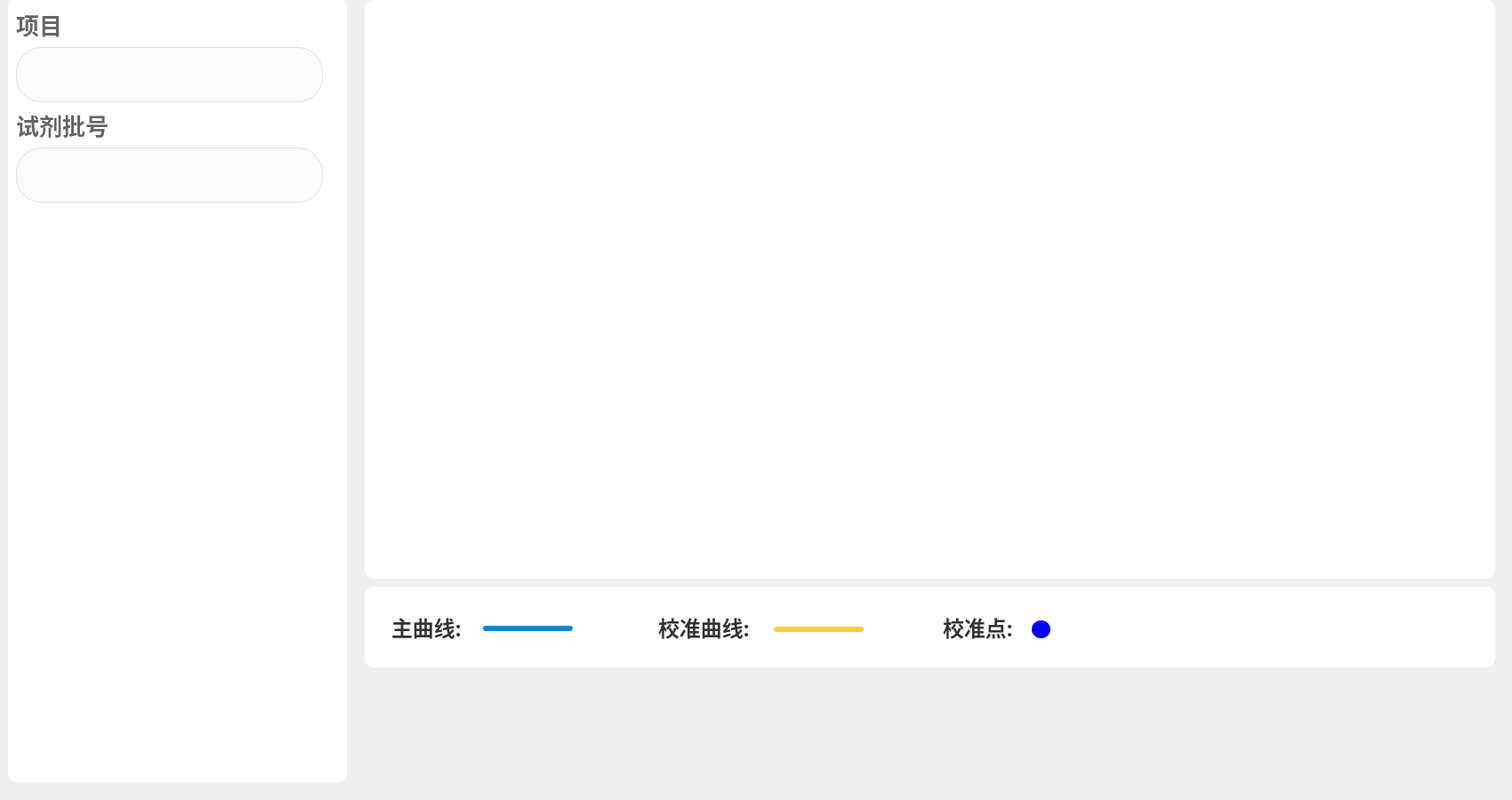
<?xml version="1.0" encoding="UTF-8"?>
<ui version="4.0">
 <class>CalibrationCurveMain</class>
 <widget class="QWidget" name="CalibrationCurveMain">
  <property name="geometry">
   <rect>
    <x>0</x>
    <y>0</y>
    <width>1700</width>
    <height>900</height>
   </rect>
  </property>
  <property name="sizePolicy">
   <sizepolicy hsizetype="Fixed" vsizetype="Fixed">
    <horstretch>0</horstretch>
    <verstretch>0</verstretch>
   </sizepolicy>
  </property>
  <property name="minimumSize">
   <size>
    <width>1700</width>
    <height>900</height>
   </size>
  </property>
  <property name="maximumSize">
   <size>
    <width>1700</width>
    <height>900</height>
   </size>
  </property>
  <property name="windowTitle">
   <string>Form</string>
  </property>
  <widget class="QWidget" name="widget" native="true">
   <property name="geometry">
    <rect>
     <x>9</x>
     <y>-1</y>
     <width>381</width>
     <height>881</height>
    </rect>
   </property>
   <property name="styleSheet">
    <string notr="true">background: #FFFFFF;
border-radius: 10px;</string>
   </property>
   <layout class="QVBoxLayout" name="verticalLayout">
    <item>
     <widget class="QWidget" name="widget_up" native="true">
      <property name="styleSheet">
       <string notr="true">background-color: rgb(229, 255, 247);

background: #FFFFFF;
border-radius: 10px;</string>
      </property>
      <layout class="QVBoxLayout" name="verticalLayout_2">
       <item>
        <widget class="QLabel" name="label">
         <property name="styleSheet">
          <string notr="true">width: 48px;
height: 24px;
font-family: PingFang SC;
font-weight: 500;
font-size: 26px;
color: #666666;
line-height: 42px;</string>
         </property>
         <property name="text">
          <string>项目</string>
         </property>
        </widget>
       </item>
       <item>
        <widget class="QComboBox" name="comboBox">
         <property name="sizePolicy">
          <sizepolicy hsizetype="Fixed" vsizetype="Fixed">
           <horstretch>0</horstretch>
           <verstretch>0</verstretch>
          </sizepolicy>
         </property>
         <property name="minimumSize">
          <size>
           <width>345</width>
           <height>62</height>
          </size>
         </property>
         <property name="maximumSize">
          <size>
           <width>345</width>
           <height>62</height>
          </size>
         </property>
         <property name="styleSheet">
          <string notr="true">QComboBox {
    border: 1px solid #DCDEE0;
    border-radius: 28px;
    font-family: &quot;PingFang SC Medium&quot;;
    font-size: 24px;
    padding-left: 10px;
    background-color: rgb(250, 251, 252);
	font-weight: 500;
    color: #000000;
}

QComboBox::drop-down {
    margin: 0px;
    padding-right: 20px;
    border: 0px;
}

QComboBox::down-arrow {
    image: url(:/static/PHOTOS/combo_up.png);
}

QComboBox::down-arrow:on {
    image: url(:/static/PHOTOS/combo_down.png);
}

QListView {
    margin: 0px;
    padding: 0px;
    border: 0px;
    border-radius: 10px;
    outline: 0px;
    font-size: 24px;
    color: #333333;
    background-color: rgb(250, 251, 252);
}

QListView::item {
    margin: 0px;
    padding: 10px;
    border: 0px;
    border-radius: 0px;
    height: 60px;
}

QListView::item:hover {
    color: #333333;
}

QListView::item:selected {
    color: rgb(31, 112, 227);
}</string>
         </property>
        </widget>
       </item>
       <item>
        <widget class="QLabel" name="label_2">
         <property name="styleSheet">
          <string notr="true">width: 102px;
height: 25px;
font-family: PingFang SC;
font-weight: 500;
font-size: 26px;
color: #666666;
line-height: 42px;</string>
         </property>
         <property name="text">
          <string>试剂批号</string>
         </property>
        </widget>
       </item>
       <item>
        <widget class="QComboBox" name="comboBox_batch">
         <property name="sizePolicy">
          <sizepolicy hsizetype="Fixed" vsizetype="Fixed">
           <horstretch>0</horstretch>
           <verstretch>0</verstretch>
          </sizepolicy>
         </property>
         <property name="minimumSize">
          <size>
           <width>345</width>
           <height>62</height>
          </size>
         </property>
         <property name="maximumSize">
          <size>
           <width>345</width>
           <height>62</height>
          </size>
         </property>
         <property name="styleSheet">
          <string notr="true">QComboBox {
    border: 1px solid #DCDEE0;
    border-radius: 28px;
    font-family: &quot;PingFang SC Medium&quot;;
    font-size: 24px;
    padding-left: 10px;
    background-color: rgb(250, 251, 252);
	font-weight: 500;
    color: #000000;
}

QComboBox::drop-down {
    margin: 0px;
    padding-right: 20px;
    border: 0px;
}

QComboBox::down-arrow {
    image: url(:/static/PHOTOS/combo_up.png);
}

QComboBox::down-arrow:on {
    image: url(:/static/PHOTOS/combo_down.png);
}

QListView {
    margin: 0px;
    padding: 0px;
    border: 0px;
    border-radius: 10px;
    outline: 0px;
    font-size: 24px;
    color: #333333;
    background-color: rgb(250, 251, 252);
}

QListView::item {
    margin: 0px;
    padding: 10px;
    border: 0px;
    border-radius: 0px;
    height: 60px;
}

QListView::item:hover {
    color: #333333;
}

QListView::item:selected {
    color: rgb(31, 112, 227);
}</string>
         </property>
        </widget>
       </item>
      </layout>
     </widget>
    </item>
    <item>
     <widget class="QWidget" name="widget_down" native="true">
      <property name="styleSheet">
       <string notr="true">background: #FFFFFF;
border-radius: 10px;</string>
      </property>
      <layout class="QGridLayout" name="gridLayout">
       <item row="0" column="0">
        <widget class="QTextEdit" name="textEdit">
         <property name="styleSheet">
          <string notr="true">background: #FFFFFF;
border-radius: 10px;

font-family: PingFang SC;
font-weight: bold;
font-size: 24px;
color: #333333;
line-height: 42px;</string>
         </property>
        </widget>
       </item>
      </layout>
     </widget>
    </item>
   </layout>
  </widget>
  <widget class="QCustomPlot" name="plot" native="true">
   <property name="geometry">
    <rect>
     <x>410</x>
     <y>0</y>
     <width>1271</width>
     <height>651</height>
    </rect>
   </property>
   <property name="sizePolicy">
    <sizepolicy hsizetype="Fixed" vsizetype="Fixed">
     <horstretch>0</horstretch>
     <verstretch>0</verstretch>
    </sizepolicy>
   </property>
   <property name="minimumSize">
    <size>
     <width>1271</width>
     <height>651</height>
    </size>
   </property>
   <property name="maximumSize">
    <size>
     <width>1271</width>
     <height>651</height>
    </size>
   </property>
   <property name="styleSheet">
    <string notr="true">background: #FFFFFF;
border-radius: 10px;</string>
   </property>
  </widget>
  <widget class="QWidget" name="widget_2" native="true">
   <property name="geometry">
    <rect>
     <x>410</x>
     <y>660</y>
     <width>1271</width>
     <height>91</height>
    </rect>
   </property>
   <property name="styleSheet">
    <string notr="true">QWidget#widget_2{
		background: #FFFFFF;
		border-radius: 10px;
}
</string>
   </property>
   <widget class="QLabel" name="label_3">
    <property name="geometry">
     <rect>
      <x>30</x>
      <y>30</y>
      <width>101</width>
      <height>31</height>
     </rect>
    </property>
    <property name="styleSheet">
     <string notr="true">font-family: PingFang SC;
font-weight: 500;
font-size: 24px;
color: #333333;
line-height: 42px;</string>
    </property>
    <property name="text">
     <string>主曲线:</string>
    </property>
   </widget>
   <widget class="QLabel" name="label_4">
    <property name="geometry">
     <rect>
      <x>330</x>
      <y>30</y>
      <width>121</width>
      <height>31</height>
     </rect>
    </property>
    <property name="styleSheet">
     <string notr="true">font-family: PingFang SC;
font-weight: 500;
font-size: 24px;
color: #333333;
line-height: 42px;</string>
    </property>
    <property name="text">
     <string>校准曲线:</string>
    </property>
   </widget>
   <widget class="QLabel" name="label_5">
    <property name="geometry">
     <rect>
      <x>650</x>
      <y>30</y>
      <width>101</width>
      <height>31</height>
     </rect>
    </property>
    <property name="styleSheet">
     <string notr="true">font-family: PingFang SC;
font-weight: 500;
font-size: 24px;
color: #333333;
line-height: 42px;</string>
    </property>
    <property name="text">
     <string>校准点:</string>
    </property>
   </widget>
   <widget class="QLabel" name="label_m_cur_show">
    <property name="geometry">
     <rect>
      <x>133</x>
      <y>44</y>
      <width>101</width>
      <height>6</height>
     </rect>
    </property>
    <property name="styleSheet">
     <string notr="true">QLabel#label_m_cur_show{
	border-radius: 3px;
	background-color: rgb(0, 135, 209);
}</string>
    </property>
    <property name="text">
     <string/>
    </property>
   </widget>
   <widget class="QLabel" name="label_m_cur_show_2">
    <property name="geometry">
     <rect>
      <x>460</x>
      <y>45</y>
      <width>101</width>
      <height>6</height>
     </rect>
    </property>
    <property name="styleSheet">
     <string notr="true">QLabel#label_m_cur_show_2{
	border-radius: 3px;
	background-color: rgb(255, 204, 64);
}</string>
    </property>
    <property name="text">
     <string/>
    </property>
   </widget>
   <widget class="QLabel" name="label_m_cur_show_3">
    <property name="geometry">
     <rect>
      <x>750</x>
      <y>38</y>
      <width>21</width>
      <height>20</height>
     </rect>
    </property>
    <property name="styleSheet">
     <string notr="true">QLabel#label_m_cur_show_3{
	
	border-radius: 10px;
	background-color: rgb(0, 0, 255);
}</string>
    </property>
    <property name="text">
     <string/>
    </property>
   </widget>
  </widget>
 </widget>
 <customwidgets>
  <customwidget>
   <class>QCustomPlot</class>
   <extends>QWidget</extends>
   <header location="global">qcustomplot.h</header>
   <container>1</container>
  </customwidget>
 </customwidgets>
 <resources/>
 <connections/>
</ui>
